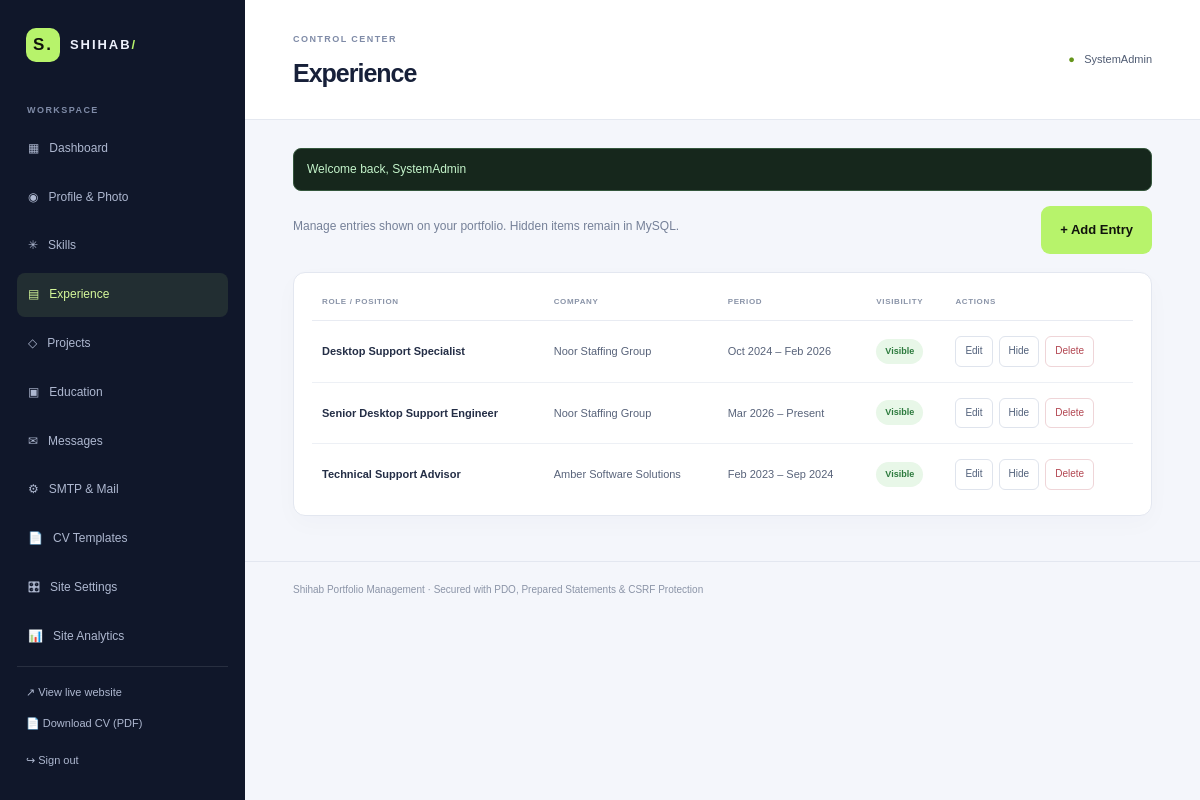
Screenshot of /admin/content/experience (signed in) with the database file from the repository.
### tables this page shows
CREATE TABLE `experience` (
  `id` int(10) UNSIGNED NOT NULL,
  `parent_id` int(10) UNSIGNED DEFAULT NULL,
  `role` varchar(180) NOT NULL,
  `company` varchar(180) NOT NULL,
  `period` varchar(100) NOT NULL,
  `location` varchar(180) DEFAULT NULL,
  `sort_order` int(11) NOT NULL DEFAULT 0,
  `is_visible` tinyint(1) NOT NULL DEFAULT 1,
  `created_at` timestamp NOT NULL DEFAULT current_timestamp()
);

### config.php (called while the page is built, shortened)
<?php
function url(string $path = ''): string
{
    $envPath = $_ENV['SITE_BASE_PATH'] ?? null;
    if ($envPath !== null && $envPath !== '') {
        $base = rtrim($envPath, '/');
    } else {
        $docRoot = realpath($_SERVER['DOCUMENT_ROOT'] ?? '') ?: '';
        $dir = realpath(__DIR__) ?: '';
        $docRoot = str_replace('\\', '/', $docRoot);
        $dir = str_replace('\\', '/', $dir);
        if ($docRoot !== '' && str_starts_with($dir, $docRoot)) {
            $base = substr($dir, strlen($docRoot));
        } else {
            $base = '';
        }
    }
    $base = '/' . trim($base, '/');
    $normalized = ($base === '/') ? '' : $base;
    return $normalized . '/' . ltrim($path, '/');
}
function e(?string $value): string
{
    return htmlspecialchars((string)$value, ENT_QUOTES | ENT_SUBSTITUTE, 'UTF-8');
}

### admin/views/content.php (the view, shortened to what this page needs)
<?php if ($isForm): ?>
    <div class="admin-panel">
        <a class="back-link" href="<?= e(url("admin/content/{$type}")) ?>">← Back to <?= e(ucfirst($type)) ?></a>
        <h2><?= $id ? 'Edit item' : 'Add new entry' ?></h2>
        <form method="post" action="<?= e(url("admin/content/{$type}")) ?>" class="admin-form">
            <input type="hidden" name="csrf_token" value="<?= e(csrf_token()) ?>">
            <input type="hidden" name="action" value="save_content">
            <input type="hidden" name="type" value="<?= e($type) ?>">
            <input type="hidden" name="id" value="<?= $id ?>">
            <div class="form-grid">
                <?php if ($type === 'skills'): ?>
                    <label>Skill Name *
                        <input name="name" required value="<?= e($item['name'] ?? '') ?>" placeholder="e.g., Google Workspace">
                    </label>
                    <label>Category (Group) *
                        <input name="group_name" required value="<?= e($item['group_name'] ?? 'Support') ?>" placeholder="e.g., Administration, Operations">
                    </label>
                    <label>Proficiency Level
                        <input name="level" value="<?= e($item['level'] ?? 'Core') ?>" placeholder="e.g., Core, Working knowledge">
                    </label>
                    <label>Sort Order
                        <input type="number" name="sort_order" value="<?= e((string)($item['sort_order'] ?? 0)) ?>">
                    </label>
                <?php elseif ($type === 'experience'): ?>
                    <label class="wide">Position Type / Promotion Grouping
                        <select name="parent_id">
                            <option value="">Primary Company Role (Standard)</option>
                            <?php foreach ($companies as $comp): ?>
                                <?php if ($id && $comp['id'] == $id) continue; ?>
                                <option value="<?= $comp['id'] ?>" <?= (!empty($item['parent_id']) && $item['parent_id'] == $comp['id']) ? 'selected' : '' ?>>
                                    ↳ Promotion at <?= e($comp['company']) ?> (Parent: <?= e($comp['role']) ?>)
                                </option>
                            <?php endforeach; ?>
                        </select>
                    </label>
                    <label>Job Title *
                        <input name="role" required value="<?= e($item['role'] ?? '') ?>" placeholder="e.g., Senior Desktop Support Engineer">
                    </label>
                    <label>Company Name
                        <input name="company" value="<?= e($item['company'] ?? '') ?>" placeholder="e.g., Noor Staffing Group (optional if promotion is linked above)">
                    </label>
                    <label>Date Range *
                        <input name="period" required value="<?= e($item['period'] ?? '') ?>" placeholder="e.g., Mar 2026 – Present">
                    </label>
                    <label>Location / Mode
                        <input name="location" value="<?= e($item['location'] ?? '') ?>" placeholder="e.g., Bangladesh / Remote">
                    </label>
                    <label>Sort Order
                        <input type="number" name="sort_order" value="<?= e((string)($item['sort_order'] ?? 0)) ?>">
                    </label>
                    <label class="wide">Responsibilities (one per line) *
                        <textarea name="description" rows="6" required placeholder="Managed Zendesk queue&#10;Handled Google Workspace user lifecycle"><?= e($responsibilities) ?></textarea>
                    </label>
                <?php elseif ($type === 'projects'): ?>
                    <label>Project Title *
                        <input name="title" required value="<?= e($item['title'] ?? '') ?>">
                    </label>
                    <label>Type / Domain *
                        <input name="project_type" required value="<?= e($item['project_type'] ?? '') ?>" placeholder="e.g., Infrastructure · Networking">
                    </label>
                    <label>Sort Order
                        <input type="number" name="sort_order" value="<?= e((string)($item['sort_order'] ?? 0)) ?>">
                    </label>
                    <label class="wide">Tags (comma separated)
                        <input name="tags" value="<?= e($tags) ?>" placeholder="Cat6, Cabling, Infrastructure">
                    </label>
                    <label class="wide">Description *
                        <textarea name="description" rows="5" required><?= e($item['description'] ?? '') ?></textarea>
                    </label>
                <?php elseif ($type === 'education'): ?>
                    <label>Degree / Qualification *
                        <input name="degree" required value="<?= e($item['degree'] ?? '') ?>">
                    </label>
                    <label>Institution *
                        <input name="institution" required value="<?= e($item['institution'] ?? '') ?>">
                    </label>
                    <label>Period *
                        <input name="period" required value="<?= e($item['period'] ?? '') ?>">
                    </label>
                    <label>Sort Order
                        <input type="number" name="sort_order" value="<?= e((string)($item['sort_order'] ?? 0)) ?>">
                    </label>
                    <label class="wide">Additional Detail
                        <input name="detail" value="<?= e($item['detail'] ?? '') ?>" placeholder="e.g., CGPA: 3.91 / 4.00">
                    </label>
                <?php endif; ?>
            </div>
            <button class="button button-primary" type="submit">Save Changes ↗</button>
        </form>
    </div>
<?php else: ?>
    <div class="admin-toolbar">
        <p class="panel-hint">Manage entries shown on your portfolio. Hidden items remain in MySQL.</p>
        <a class="button button-primary" href="<?= e(url("admin/content/{$type}?new=1")) ?>">+ Add Entry</a>
    </div>
    <div class="admin-panel table-panel">
        <div class="table-scroll">
            <table class="admin-table">
                <thead>
                    <tr>
                        <?php if ($type === 'skills'): ?>
                            <th>Skill</th>
                            <th>Group</th>
                            <th>Level</th>
                        <?php elseif ($type === 'experience'): ?>
                            <th>Role / Position</th>
                            <th>Company</th>
                            <th>Period</th>
                        <?php elseif ($type === 'projects'): ?>
                            <th>Title</th>
                            <th>Category</th>
                            <th>Description</th>
                        <?php elseif ($type === 'education'): ?>
                            <th>Degree</th>
                            <th>Institution</th>
                            <th>Period</th>
                        <?php endif; ?>
                        <th>Visibility</th>
                        <th>Actions</th>
                    </tr>
                </thead>
                <tbody>
                    <?php foreach ($rows as $row): ?>
                        <tr>
                            <?php if ($type === 'skills'): ?>
                                <td><strong><?= e($row['name']) ?></strong></td>
                                <td><?= e($row['group_name']) ?></td>
                                <td><?= e($row['level']) ?></td>
                            <?php elseif ($type === 'experience'): ?>
                                <td>
                                    <strong><?= e($row['role']) ?></strong>
                                </td>
                                <td><?= e($row['company']) ?></td>
                                <td><?= e($row['period']) ?></td>
                            <?php elseif ($type === 'projects'): ?>
                                <td><strong><?= e($row['title']) ?></strong></td>
                                <td><?= e($row['project_type']) ?></td>
                                <td><?= e(preview_text($row['description'], 65)) ?></td>
                            <?php elseif ($type === 'education'): ?>
                                <td><strong><?= e($row['degree']) ?></strong></td>
                                <td><?= e($row['institution']) ?></td>
                                <td><?= e($row['period']) ?></td>
                            <?php endif; ?>
                            <td>
                                <span class="status-pill <?= $row['is_visible'] ? 'status-live' : 'status-hidden' ?>">
                                    <?= $row['is_visible'] ? 'Visible' : 'Hidden' ?>
                                </span>
                            </td>
                            <td>
                                <div class="action-row">
                                    <a class="small-action" href="<?= e(url("admin/content/{$type}?edit=" . $row['id'])) ?>">Edit</a>
                                    <form method="post" action="<?= e(url("admin/content/{$type}")) ?>">
                                        <button class="small-action" type="submit"><?= $row['is_visible'] ? 'Hide' : 'Show' ?></button>
                                    </form>
                                    <form method="post" action="<?= e(url("admin/content/{$type}")) ?>" onsubmit="return confirm('Delete permanently?')">
                                        <button class="small-action danger" type="submit">Delete</button>
                                    </form>
                                </div>
                            </td>
                        </tr>
                    <?php endforeach; ?>
                </tbody>
            </table>
        </div>
    </div>
<?php endif; ?>

### assets/css/style.css (style rules this page uses)
:root { --bg: #0b0d12; --panel: #12151d; --panel2: #171b25; --text: #f3f4f7; --muted: #a0a6b5; --line: #292e3a; --accent: #b7f36b; --accent2: #b8a2ff; --max: 1140px; }
*, *::before, *::after { box-sizing: border-box; }
html, body { width: 100%; max-width: 100%; overflow-x: hidden; margin: 0; padding: 0; }
html { scroll-behavior: smooth; scroll-padding-top: 80px; }
body { background: var(--bg); color: var(--text); font-family: "DM Sans", sans-serif; line-height: 1.65; position: relative; }
a { color: inherit; text-decoration: none; }
button, input, textarea { font: inherit; }
.button { display: inline-flex; align-items: center; justify-content: center; gap: 12px; padding: 12px 18px; border-radius: 9px; font-weight: 700; font-size: 13px; border: 1px solid transparent; cursor: pointer; transition: 0.2s; max-width: 100%; }
.button-primary { background: var(--accent); color: #10130c; }

### assets/css/admin.css (style rules this page uses)
.admin-body { background: #f4f6fb; color: #192033; min-height: 100vh; }
.metric-card, .admin-panel { background: #fff; border: 1px solid #e3e7f0; border-radius: 12px; box-shadow: 0 8px 25px rgba(27, 40, 75, 0.025); }
.admin-panel { padding: 23px; margin-top: 18px; }
.table-scroll { overflow-x: auto; }
.admin-table { width: 100%; border-collapse: collapse; font-size: 11px; min-width: 650px; }
.admin-table th { color: #8a94a8; text-transform: uppercase; letter-spacing: 0.08em; font-size: 8px; text-align: left; padding: 12px 10px; border-bottom: 1px solid #e8ebf2; }
.admin-table td { padding: 15px 10px; border-bottom: 1px solid #edf0f5; color: #58637a; vertical-align: top; max-width: 300px; }
.admin-table tr:last-child td { border-bottom: 0; }
.admin-table td strong, .admin-table td small { display: block; }
.admin-table td strong { color: #242e46; font-size: 11px; }
.status-pill { display: inline-flex; padding: 5px 8px; border-radius: 100px; font-size: 8px; text-transform: capitalize; background: #eef1f6; color: #657087; white-space: nowrap; }
.admin-toolbar { display: flex; justify-content: space-between; align-items: center; gap: 20px; flex-wrap: wrap; }
.panel-hint { font-size: 12px; color: #758098; margin: 5px 0 12px; }
.admin-toolbar .panel-hint { max-width: 700px; }
.admin-toolbar .button { white-space: nowrap; }
.table-panel { padding: 10px 18px; }
.admin-table { min-width: 700px; }
.admin-table td { vertical-align: middle; }
.action-row { display: flex; gap: 6px; flex-wrap: wrap; align-items: center; }
.action-row form, .message-actions form, .inline-form { display: inline-flex; margin: 0; }
.small-action { display: inline-flex; align-items: center; justify-content: center; border: 1px solid #dfe4ed; border-radius: 6px; background: #fff; color: #52617b; padding: 6px 9px; font-size: 10px; cursor: pointer; white-space: nowrap; }
.small-action.danger { color: #b34752; border-color: #efd5d8; }
.status-pill { display: inline-flex; border-radius: 30px; padding: 5px 9px; font-size: 9px; font-weight: 700; background: #eef1f6; color: #65718a; white-space: nowrap; }
.status-live, .status-replied { background: #e8f7e8; color: #2c7a3d; }

### rows the page displays
experience: role "Desktop Support Specialist", company "Noor Staffing Group", period "Oct 2024 – Feb 2026", is_visible "Visible"
experience: role "Senior Desktop Support Engineer", company "Noor Staffing Group", period "Mar 2026 – Present", is_visible "Visible"
experience: role "Technical Support Advisor", company "Amber Software Solutions", period "Feb 2023 – Sep 2024", is_visible "Visible"

### other values shown
$title "Experience"
$_SESSION['admin_username'] "SystemAdmin"
$f['message'] "Welcome back, SystemAdmin"
